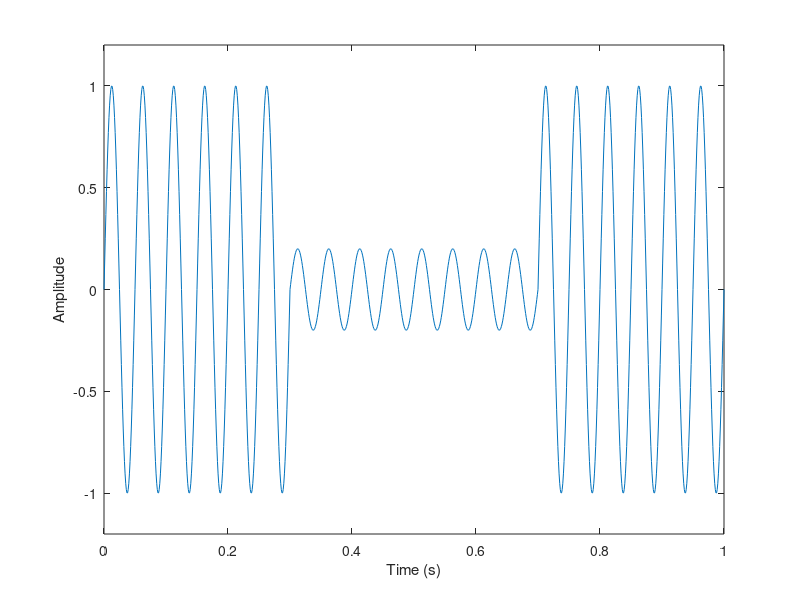
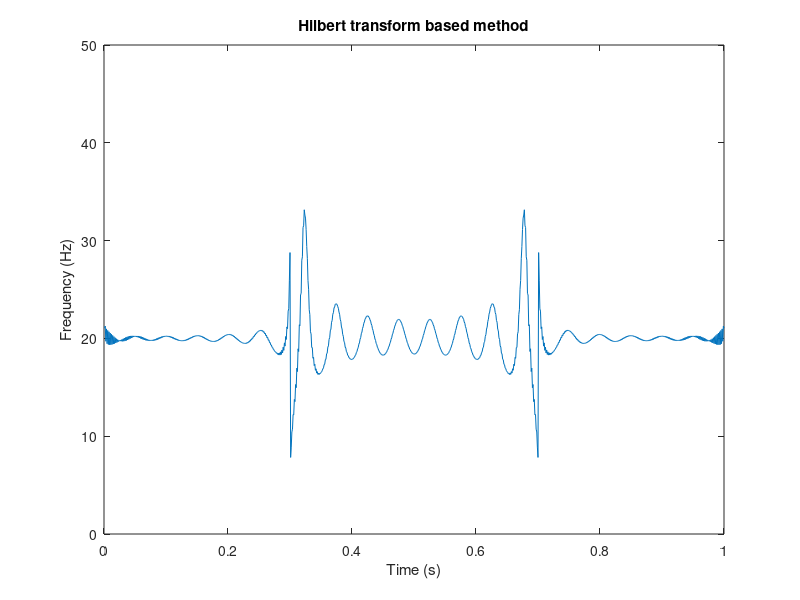

The MATLAB script that drew these images, in order: (Note: this script raises an error after producing the figures.)
clear
close all
clc

t = 0:0.001:1;
fs = 1000;

sig = sin(t*2*pi*20);
sig = sig .*[ones(300,1);0.2*ones(400,1);ones(301,1)]';


figure
plot(t,sig)
xlim([0 1])
ylim([-1.2 1.2])
xlabel('Time (s)')
ylabel('Amplitude')

%%

z = hilbert(sig);
instfrq = fs/(2*pi)*diff(unwrap(angle(z)));

figure
plot(t(2:end),instfrq)
ylim([0 50])
xlabel('Time (s)')
ylabel('Frequency (Hz)')
title 'Hilbert transform based method'

%%
ins_frq=instfreq(sig,t);

figure
plot(1/30:1/30:1,ins_frq)
ylim([0 50])
xlabel('Time (s)')
ylabel('Frequency (Hz)')
title 'STFT based method'


%%

[sst,f] = fsst(hilbert(sig),fs);

penval = 0;

fridge = tfridge(sst,f,penval,'NumRidges',1);

figure
plot(t,fridge)
ylim([0 50])
xlim([0 1])
xlabel('Time (s)')
ylabel('Frequency (Hz)')
title 'SST based method'

%%

t = 0:0.001:1;
fs = 1000;

sig = sin(t*2*pi*20);
sig = sig .*[ones(300,1);0.2*ones(400,1);ones(301,1)]';

tsig = sig.*tukeywin(length(sig),0.5)';

[sst,f] = fsst(tsig,fs,hamming(1001));

penval = 0;

fridge = tfridge(sst,f,penval,'NumRidges',1);


%tfridge = fridge.*tukeywin(length(fridge),0.05);

figure
plot(t,fridge)
ylim([0 50])
xlim([0 1])
xlabel('Time (s)')
ylabel('Frequency (Hz)')
title 'Tappered SST based method'


%%

figure
subplot(221)
plot(t,sig,'k','linewidth',1.5)
xlim([0 1])
ylim([-1.2 1.2])
xlabel('Time (s)')
ylabel('Amplitude')
subplot(222)
plot(t(2:end),instfrq,'k','linewidth',1.5)
ylim([0 40])
xlabel('Time (s)')
ylabel('Frequency (Hz)')
subplot(223)
plot(1/30:1/30:1,ins_frq,'k','linewidth',1.5)
ylim([0 40])
xlabel('Time (s)')
ylabel('Frequency (Hz)')
subplot(224)
plot(t,fridge,'k','linewidth',1.5)
ylim([0 40])
xlim([0 1])
xlabel('Time (s)')
ylabel('Frequency (Hz)')